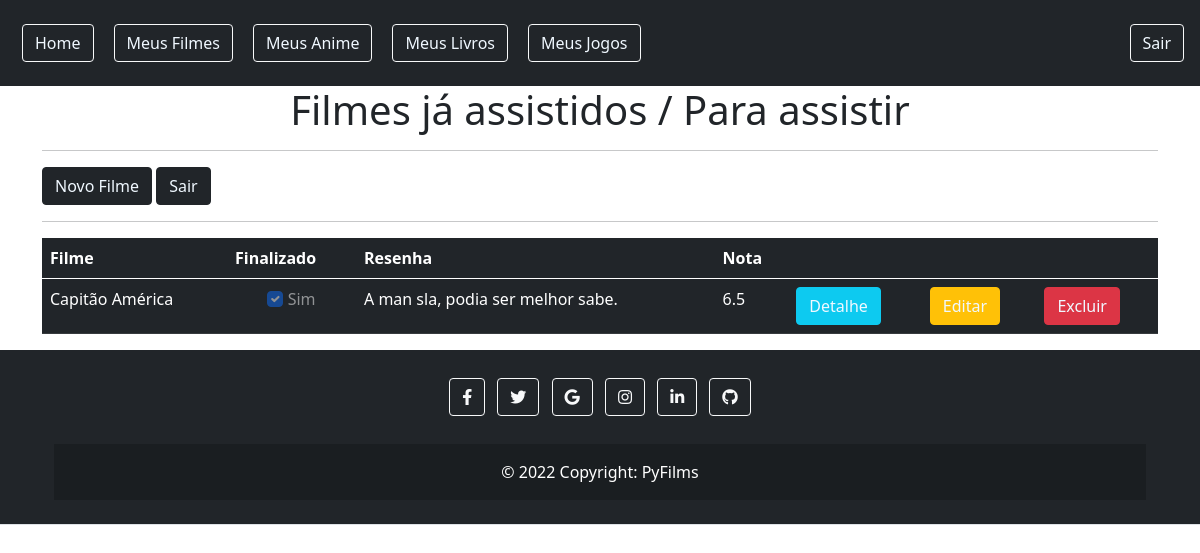
Page /filmes/ (signed in) on the earlier database version.
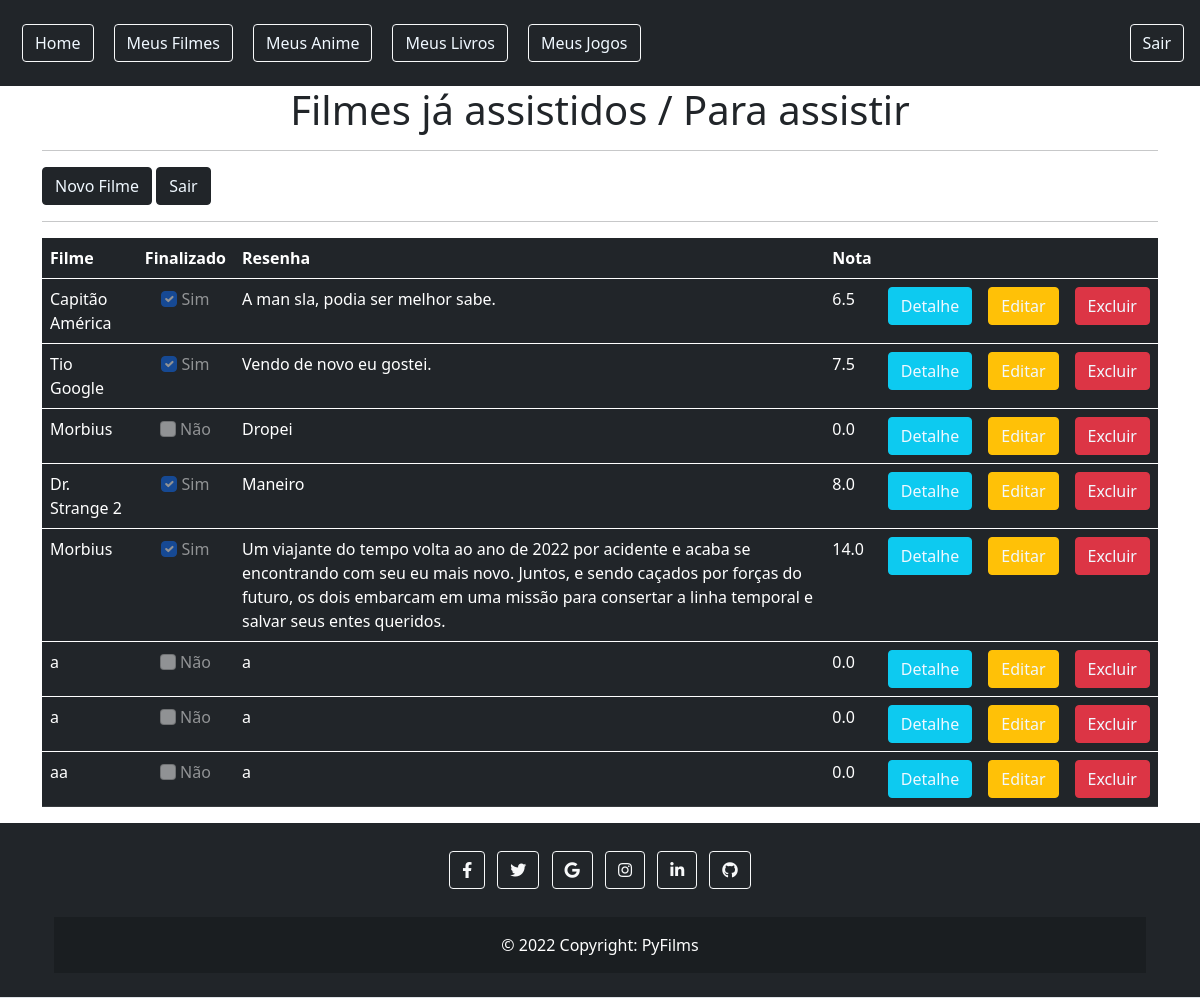
Same page on the later database version.
### gestao/models.py (models this page shows)
class Filmes(models.Model):
    filme = models.CharField(max_length=50)
    finalizado = models.BooleanField('Finalizado')
    resenha = models.CharField(max_length=255)
    nota = models.DecimalField(max_digits=3, decimal_places=1, default=0)

### gestao/views.py (the view)
# urls.py: path('filmes/', views.listar_filmes, name='listar_filmes'),
@login_required
def listar_filmes(request):
    filmes = {'filmes':Filmes.objects.all()}
    return render(request,'filmes/filmes.html',context=filmes)

### gestao/templates/filmes/filmes.html
{% extends 'base.html' %}
{% block conteudo %}
{%load static%}
<h1 style="text-align: center;" class="text-dark">Filmes já assistidos / Para assistir</h1>
<hr>
<div class='table-responsive'>
    <button type="button" class="btn btn-dark"><a href="{% url 'novo_filme' %}">Novo Filme</a></button>
    <button type="button" class="btn btn-dark"><a href="{% url 'logout' %}">Sair</a></button>
    <hr>
    <table class="table table-dark table-responsive">
        <thead class="table-dark">
            <tr>
                <th>Filme</th>
                <th>Finalizado</th>
                <th>Resenha</th>
                <th>Nota</th>
                <th></th>
                <th></th>
                <th></th>
            </tr>
        </thead>
        {% for dado in filmes%}
        <tbody>
            <tr>
                <td>{{dado.filme}}</td>
                {% if dado.finalizado %}
                <td style="text-align:center"><input disabled class="form-check-input" type="checkbox" value="sim" checked>
                    <label class="form-check-label" for="flexCheckDefault">
                        Sim
                    </label>
                </td>
                {% else %}
                <td style="text-align:center"><input disabled class="form-check-input" type="checkbox" value="">
                    <label class="form-check-label" for="flexCheckDefault">
                        Não
                    </label>
                </td>
                {% endif %}
                <td>{{dado.resenha}}</td>
                <td>{{dado.nota}}</td>
                <td><button class="btn btn-info"><a href="{% url 'detalhe' dado.id %}">Detalhe</a></button></td>
                <td><button class="btn btn-warning"><a href="{% url 'editar' dado.id %}">Editar</a></button></td>
                <td><button class="btn btn-danger"><a href="{% url 'exclusao' dado.id %}">Excluir</a></button></td>
            </tr>
        </tbody>
        {% endfor %}
    </table>
</div>
{% endblock %}

### templates/base.html (shortened to what this page needs)
{% load static %}
<!doctype html>
<html lang="en">
<head>
  <link rel="stylesheet" href="https://cdnjs.cloudflare.com/ajax/libs/font-awesome/5.15.3/css/all.min.css"
 />
  <link href="https://cdn.jsdelivr.net/npm/bootstrap@5.0.0-beta2/dist/css/bootstrap.min.css" rel="stylesheet"
>
</head>
<body>
  <nav class="navbar navbar-expand-lg navbar-dark bg-dark">
    <div class="container-fluid d-flex flex-row">
      <div class="d-flex flex-row">
        <button type="button" class="btn btn-outline-light" style="margin:10px"><a href="{% url 'index' %}">Home</a></button>
        <button type="button" class="btn btn-outline-light" style="margin:10px"><a href="{% url 'listar_filmes' %}">Meus Filmes</a></button>
        <button type="button" class="btn btn-outline-light" style="margin:10px"><a href="{% url 'listar_filmes' %}">Meus Anime</a></button>
        <button type="button" class="btn btn-outline-light" style="margin:10px"><a href="{% url 'listar_filmes' %}">Meus Livros</a></button>
        <button type="button" class="btn btn-outline-light" style="margin:10px"><a href="{% url 'listar_filmes' %}">Meus Jogos</a></button>
      </div>
    </div>
    <div class='' style="padding: 16px; border-radius:4px">
      <button type="button" class="btn btn-outline-light"><a href="{% url 'logout' %}">Sair</a></button>
    </div>
  </nav>
  <div class="container">
    {% block conteudo %}
    {% endblock %}
  </div>
</body>
<footer class="footer bg-dark text-center text-white border-bottom">
  <div class="container p-4">
    <section class="mb-4">
      <a class="btn btn-outline-light btn-floating m-1" href="#!" role="button"><i class="fab fa-facebook-f"></i></a>
      <a class="btn btn-outline-light btn-floating m-1" href="#!" role="button"><i class="fab fa-twitter"></i></a>
      <a class="btn btn-outline-light btn-floating m-1" href="#!" role="button"><i class="fab fa-google"></i></a>
      <a class="btn btn-outline-light btn-floating m-1" href="#!" role="button"><i class="fab fa-instagram"></i></a>
      <a class="btn btn-outline-light btn-floating m-1" href="#!" role="button"><i class="fab fa-linkedin-in"></i></a>
      <a class="btn btn-outline-light btn-floating m-1" href="#!" role="button"><i class="fab fa-github"></i></a>
    </section>
    <div class="text-center p-3" style="background-color: rgba(0, 0, 0, 0.2);">
      © 2022 Copyright:
      <a class="text-white" href="https://mdbootstrap.com/">PyFilms</a>
    </div>
</footer>
</html>

### templates/base.html (style rules this page uses)
a { list-style: none; text-decoration: none; color: aliceblue; }
.footer { left: 0; bottom: 0; width: 100%; text-align: center; }

Differences in the rows shown:
added Filmes: filme "Tio Google", resenha "Vendo de novo eu gostei.", nota "7.5"
added Filmes: filme "Morbius", resenha "Dropei", nota "0.0"
added Filmes: filme "Dr. Strange 2", resenha "Maneiro", nota "8.0"
added Filmes: filme "Morbius", resenha "Um viajante do tempo volta ao ano de 2022 por acidente e acaba se encontrando com seu eu mais novo. Juntos, e sendo caçados por forças do futuro, os dois embarcam em uma missão para consertar a linha temporal e salvar seus entes queridos.", nota "14.0"
added Filmes: filme "a", resenha "a", nota "0.0"
added Filmes: filme "a", resenha "a", nota "0.0"
added Filmes: filme "aa", resenha "a", nota "0.0"
